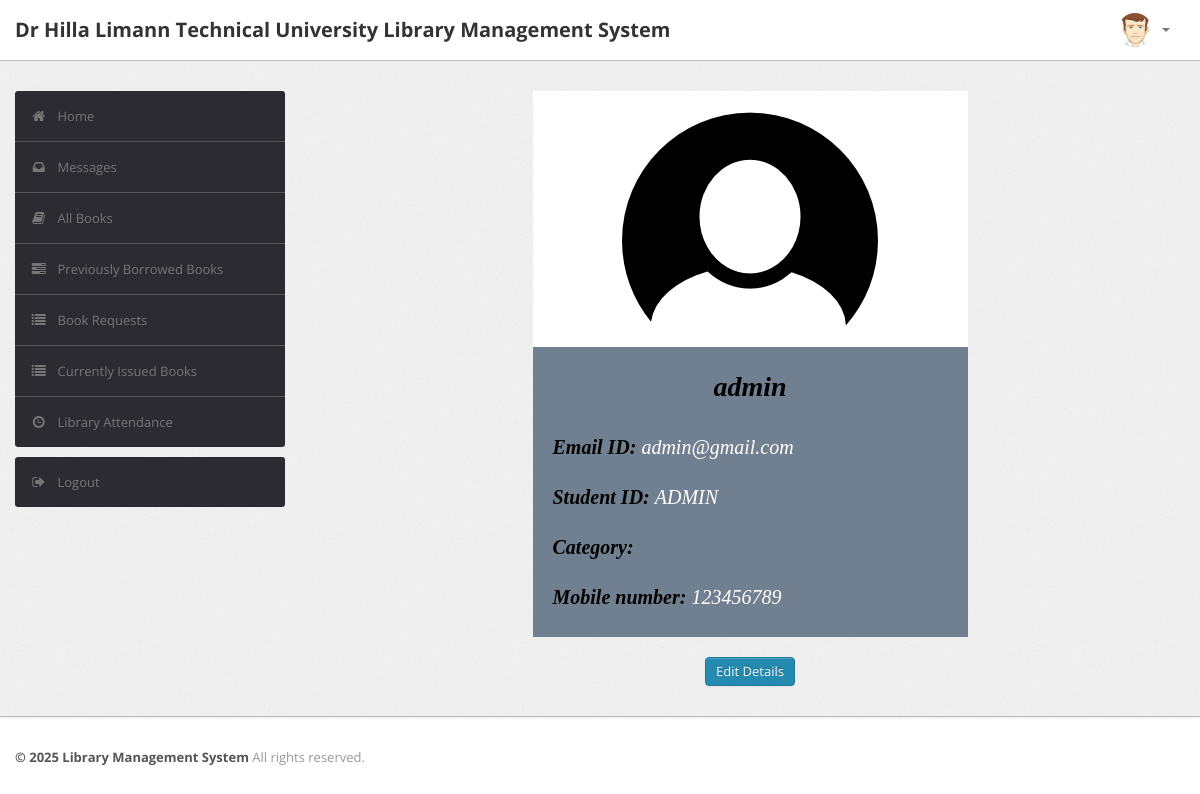
The page /student/index.php (signed in) on the database its author committed.
### tables this page shows
CREATE TABLE user (
        RollNo VARCHAR(50) PRIMARY KEY,
        Name VARCHAR(50),
        Type VARCHAR(50),
        Category VARCHAR(50),
        EmailId VARCHAR(50) UNIQUE,
        MobNo INTEGER,
        Password VARCHAR(50),
        ProfileImage VARCHAR(255)
    );

### student/index.php (the view, shortened to what this page needs)
<?php
require('dbconn.php');
?>
<!DOCTYPE html>
<html lang="en">
    <head>
        <link type="text/css" href="bootstrap/css/bootstrap.min.css" rel="stylesheet">
        <link type="text/css" href="bootstrap/css/bootstrap-responsive.min.css" rel="stylesheet">
        <link type="text/css" href="css/theme.css" rel="stylesheet">
        <link type="text/css" href="images/icons/css/font-awesome.css" rel="stylesheet">
    </head>
    <body>
        <div class="navbar navbar-fixed-top">
            <div class="navbar-inner">
                <div class="container">
                        <a class="brand" href="index.php">Dr Hilla Limann Technical University Library Management System </a>
                    <div class="nav-collapse collapse navbar-inverse-collapse">
                        <ul class="nav pull-right">
                            <li class="nav-user dropdown"><a href="#" class="dropdown-toggle" data-toggle="dropdown">
                                <img src="images/user.png" class="nav-avatar" />
                                <b class="caret"></b></a>
                            </li>
                        </ul>
                    </div>
                </div>
            </div>
        </div>
        <div class="wrapper">
            <div class="container">
                <div class="row">
                    <div class="span3">
                        <div class="sidebar">
                            <ul class="widget widget-menu unstyled">
                                <li class="active"><a href="index.php"><i class="menu-icon icon-home"></i>Home
                                </a></li>
                                 <li><a href="message.php"><i class="menu-icon icon-inbox"></i>Messages</a>
                                </li>
                                <li><a href="book.php"><i class="menu-icon icon-book"></i>All Books </a></li>
                                <li><a href="history.php"><i class="menu-icon icon-tasks"></i>Previously Borrowed Books </a></li>
                                <li><a href="recommendations.php"><i class="menu-icon icon-list"></i>Book Requests </a></li>
                                <li><a href="current.php"><i class="menu-icon icon-list"></i>Currently Issued Books </a></li>
                                <li><a href="attendance.php"><i class="menu-icon icon-time"></i>Library Attendance </a></li>
                            </ul>
                            <ul class="widget widget-menu unstyled">
                                <li><a href="logout.php"><i class="menu-icon icon-signout"></i>Logout </a></li>
                            </ul>
                        </div>
                    </div>
                    <div class="span9">
                        <center>
                                <div class="card" style="width: 50%;">
                                        <img class="card-img-top" src="images/profile2.png" alt="Card image cap">
                                        <div class="card-body">
                                <?php
                                $rollno = $_SESSION['RollNo'];
                                $sql="SELECT * FROM user WHERE RollNo=:rollno";
                                $stmt = $conn->prepare($sql);
                                $stmt->bindParam(':rollno', $rollno);
                                $stmt->execute();
                                $row = $stmt->fetch(PDO::FETCH_ASSOC);
                                $name=$row['Name'];
                                $category=$row['Category'];
                                $email=$row['EmailId'];
                                $mobno=$row['MobNo'];
                                ?>
                                                <i>
                                                <h1 class="card-title"><center><?php echo $name ?></center></h1>
                                                <br>
                                                <p><b>Email ID: </b><?php echo $email ?></p>
                                                <br>
                                                <p><b>Student ID: </B><?php echo $rollno ?></p>
                                                <br>
                                                <p><b>Category: </b><?php echo $category ?></p>
                                                <br>
                                                <p><b>Mobile number: </b><?php echo $mobno ?></p>
                                </i>
                                        </div>
                                </div>
                            <br>
                            <a href="edit_student_details.php" class="btn btn-primary">Edit Details</a>
                                        </center>
                    </div>
                </div>
            </div>
        </div>
<div class="footer">
            <div class="container">
                <b class="copyright">&copy; 2025 Library Management System </b>All rights reserved.
            </div>
        </div>
    </body>
</html>

### student/css/theme.css (style rules this page uses)
body { font-size: 13px; font-family: 'Open Sans', Arial, sans-serif; background: #fff; color: #777 }
h1, h2, h3, h4, h5, h6 { color: #333; margin-top: 0 }
h1 { font-size: 28px }
strong, b { color: #555 }
.wrapper { background: url(../images/bg.png) #eee; border-bottom: 1px solid #bbb; -webkit-box-shadow: 0 1px 2px rgba(0,0,0,0.1); -moz-box-shadow: 0 1px 2px rgba(0,0,0,0.1); box-shadow: 0 1px 2px rgba(0,0,0,0.1); padding: 30px 0 }
.footer { color: #999; padding: 30px 0 60px }
body [class^="icon-"], body [class*=" icon-"] { font-size: 14px; line-height: 20px; height: 20px }
.navbar { position: static!important; margin: 0!important }
.navbar .navbar-inner { background: #fff; border-bottom: 1px solid #bbb; -webkit-box-shadow: 0 1px 2px rgba(0,0,0,0.15); -moz-box-shadow: 0 1px 2px rgba(0,0,0,0.15); box-shadow: 0 1px 2px rgba(0,0,0,0.15) }
.navbar .brand { color: #333; font-weight: bold; font-size: 20px; margin-right: 20px; padding: 20px }
.navbar .nav>li>a { padding: 20px 15px; font-weight: bold; color: #777 }
.nav-user>a { height: 20px }
.nav-avatar { width: 34px; height: 34px; margin: -7px 5px 0 0; -webkit-border-radius: 50%; -moz-border-radius: 50%; border-radius: 50% }
.btn, .btn-box { -webkit-border-radius: 3px; -moz-border-radius: 3px; border-radius: 3px }
.btn { font-size: 13px; font-weight: 600 }
.btn { display: inline-block; margin-bottom: 0; font-weight: 400; text-align: center; vertical-align: middle; cursor: pointer; background-image: none; border: 1px solid transparent; white-space: nowrap; padding: 4px 10px; font-size: 13px; line-height: 1.42857; border-radius: 4px; -webkit-user-select: none; -moz-user-select: none; -ms-user-select: none; user-select: none }
.btn-primary { color: #fff; background-color: #248aaf; border-color: #20799a }
.widget-menu { background: #fff; -webkit-border-radius: 3px; -moz-border-radius: 3px; border-radius: 3px; overflow: hidden }
.widget-menu a { color: #555; display: block; line-height: 20px; padding: 15px; text-decoration: none!important }
.widget-menu .menu-icon { margin-right: 10px; color: #767676; -webkit-transition: all .2s ease-in-out; -moz-transition: all .2s ease-in-out; transition: all .2s ease-in-out; }
.widget-menu>li+li { border-top: 1px solid #555 }
.widget-menu>li>a { background-color: #2d2b32; color: #767676; -webkit-transition: all .2s ease-in-out; -moz-transition: all .2s ease-in-out; transition: all .2s ease-in-out; }
.card { border: 2px; font-family: "Times New Roman", Times, serif; background: rgb(255, 255, 255); }
.card-body { padding: 20px; background: rgb(112, 128, 144); text-align: left; color: rgb(255, 255, 255); }
.card-body p { font-size: 20px; }
.card-body h1 { color: rgb(0, 0, 0); }
.card-body b { color: rgb(0, 0 , 0); }

### rows shown on the page
user: Name "admin", EmailId "admin@gmail.com", MobNo "123456789"

### other values the page prints
$rollno "ADMIN"
